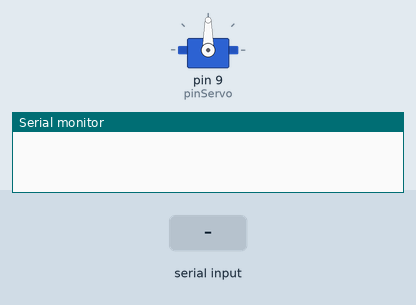
Simulated run of this sketch. Board: Arduino Uno, built with avr-gcc and run on an emulated ATmega328P. Parts: servo, the last lines printed to the serial monitor. Inputs (shaded band) come from the test bench.

Above: at 1.2 s.
1.3 s: "30,150\n" received over Serial
At 2.5 s:
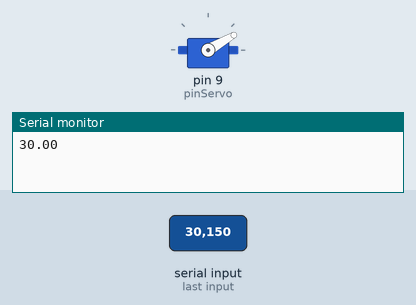
2.8 s: "5\n" received over Serial
At 3.6 s:
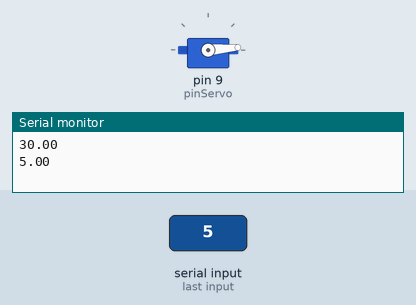
4.3 s: "200\n" received over Serial
At 4.8 s:
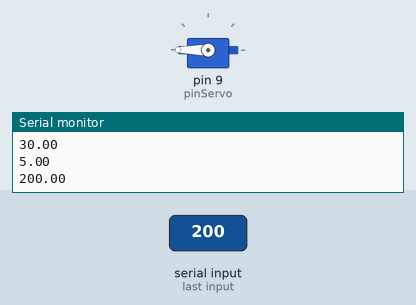
5.8 s: "90,45\n" received over Serial
At 7.2 s:
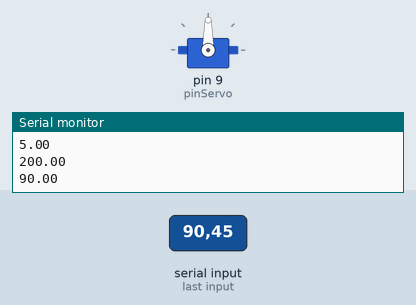
Timing chart, 0 to 8.3 s (numbered marks = the images above; inputs shaded):
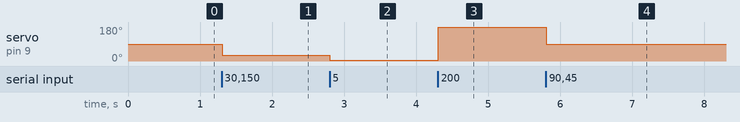

Measured:
- after the input at 1.3 s, servo on pin 9 (pinServo): 90° → 30° at once
- after the input at 2.8 s, servo on pin 9 (pinServo): 30° → 5° at once
- after the input at 4.3 s, servo on pin 9 (pinServo): 5° → 180° at once
- after the input at 5.8 s, servo on pin 9 (pinServo): 180° → 90° at once

The sketch:

servoserial.ino
```cpp
//Programado y modificado por David Portilla
//
//Para más proyectos y cursos, entra en https://codiziapp.com/
#include <Servo.h>
Servo servo1;

int pinServo = 9;
String inString = "";

void setup() {
  Serial.begin(9600);
  servo1.attach(pinServo);
}

void loop() {
  if(Serial.available() > 0){
    int inChar = Serial.read();
    if(inChar != '\n'){
      inString += (char)inChar;
    }else{
      float angulo =inString.toFloat();
      Serial.println(angulo);
      servo1.write(angulo);
      inString = "";
    }
  }
}
```
